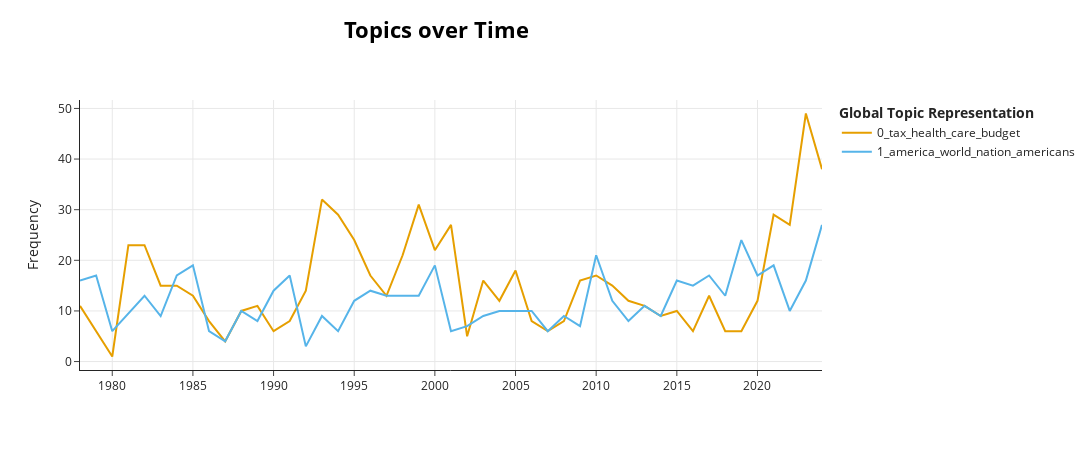

The notebook cell saved with this chart:
### Markdown cell above
1b. For **two** topics of your choosing, observe how they trend over time. Given what these topics are _supposed_ to be about, do they trend as you would expect (based on, for example, real-world factors such as the president's party or real-world events occurring around the time of the speech), or do they deviate from your expectations? For example, you might expect a topic related to "war" or "terrorism" to become very frequent in 2002.

Explain with a couple of paragraphs.

### Code cell
topics_over_time = model.topics_over_time(paragraphs, paragraph_years)
model.visualize_topics_over_time(topics_over_time, topics=[0,1])

### Figure 1 — Plotly figure (JSON) as saved in the notebook; plotly's stock layout.template omitted (floating-point values rounded to 4 significant figures)
{"data": [{"hoverinfo": "text", "hovertext": ["<b>Topic 0</b><br>Words: tax, federal, year, cut, budget", "<b>Topic 0</b><br>Words: effective, good, deficit, weed, noncontroversial", "<b>Topic 0</b><br>Words: balance, reduce, deficit, continue, federal", "<b>Topic 0</b><br>Words: tax, billion, programs, federal, program", "<b>Topic 0</b><br>Words: programs, federal, tax, government, billion", "<b>Topic 0</b><br>Words: spending, tax, deficits, budget, national", "<b>Topic 0</b><br>Words: spending, tax, government, taxes, growth", "<b>Topic 0</b><br>Words: tax, growth, reduce, government, federal", "<b>Topic 0</b><br>Words: tax, budget, federal, waste, meet", "<b>Topic 0</b><br>Words: welfare, budget, suggestions, illness, lets", "<b>Topic 0</b><br>Words: budget, federal, government, lets, deficits", "<b>Topic 0</b><br>Words: budget, priorities, deficit, care, freeze", "<b>Topic 0</b><br>Words: sullivan, healthcare, budget, deficit, gross", "<b>Topic 0</b><br>Words: programs, federal, budget, washington, spending", "<b>Topic 0</b><br>Words: health, tax, help, insurance, federal", "<b>Topic 0</b><br>Words: care, health, deficit, tax, plan", "<b>Topic 0</b><br>Words: health, care, welfare, insurance, work", "<b>Topic 0</b><br>Words: welfare, cut, work, health, care", "<b>Topic 0</b><br>Words: working, work, welfare, care, budget", "<b>Topic 0</b><br>Words: welfare, budget, health, aids, million", "<b>Topic 0</b><br>Words: care, child, tax, year, deficit", "<b>Topic 0</b><br>Words: social, security, medicare, surplus, care", "<b>Topic 0</b><br>Words: care, tax, children, health, credit", "<b>Topic 0</b><br>Words: tax, social, health, care, percent", "<b>Topic 0</b><br>Words: tax, security, thought, retirement, health", "<b>Topic 0</b><br>Words: aids, care, health, million, tax", "<b>Topic 0</b><br>Words: health, seniors, coverage, care, medicare", "<b>Topic 0</b><br>Words: social, security, retirement, benefits, health", "<b>Topic 0</b><br>Words: tax, health, care, insurance, social", "<b>Topic 0</b><br>Words: health, insurance, federal, tax, care", "<b>Topic 0</b><br>Words: health, tax, medical, taxes, relief", "<b>Topic 0</b><br>Words: health, care, budget, tax, deficit", "<b>Topic 0</b><br>Words: insurance, health, care, americans, deficit", "<b>Topic 0</b><br>Words: spending, deficit, health, willing, tax", "<b>Topic 0</b><br>Words: tax, youre, taxes, right, companies", "<b>Topic 0</b><br>Words: tax, deficit, care, cuts, reduction", "<b>Topic 0</b><br>Words: tax, health, insurance, help, work", "<b>Topic 0</b><br>Words: childcare, families, like, need, tax", "<b>Topic 0</b><br>Words: care, job, health, thats, make", "<b>Topic 0</b><br>Words: obamacare, health, insurance, americans, tax", "<b>Topic 0</b><br>Words: tax, drugs, terminal, generic, lets", "<b>Topic 0</b><br>Words: hiv, exact, patients, aids, years", "<b>Topic 0</b><br>Words: health, care, million, american, administration", "<b>Topic 0</b><br>Words: tax, care, pay, percent, health", "<b>Topic 0</b><br>Words: covid19, tax, tests, care, costs", "<b>Topic 0</b><br>Words: pay, medicare, tax, seniors, lets", "<b>Topic 0</b><br>Words: tax, pay, cut, big, health"], "marker": {"color": "#E69F00"}, "mode": "lines", "name": "0_tax_health_care_budget", "type": "scatter", "x": [1978, 1979, 1980, 1981, 1982, 1983, 1984, 1985, 1986, 1987, 1988, 1989, 1990, 1991, 1992, 1993, 1994, 1995, 1996, 1997, 1998, 1999, 2000, 2001, 2002, 2003, 2004, 2005, 2006, 2007, 2008, 2009, 2010, 2011, 2012, 2013, 2014, 2015, 2016, 2017, 2018, 2019, 2020, 2021, 2022, 2023, 2024], "y": [11, 6, 1, 23, 23, 15, 15, 13, 8, 4, 10, 11, 6, 8, 14, 32, 29, 24, 17, 13, 21, 31, 22, 27, 5, 16, 12, 18, 8, 6, 8, 16, 17, 15, 12, 11, 9, 10, 6, 13, 6, 6, 12, 29, 27, 49, 38]}, {"hoverinfo": "text", "hovertext": ["<b>Topic 1</b><br>Words: spirit, human, common, rights, policy", "<b>Topic 1</b><br>Words: world, rights, foundation, peace, equal", "<b>Topic 1</b><br>Words: peace, continue, world, rights, state", "<b>Topic 1</b><br>Words: americans, state, administration, preserved, rights", "<b>Topic 1</b><br>Words: freedom, strength, values, equity, america", "<b>Topic 1</b><br>Words: peace, america, faith, come, man", "<b>Topic 1</b><br>Words: freedom, great, dreams, revolution, spreading", "<b>Topic 1</b><br>Words: america, future, nation, work, dream", "<b>Topic 1</b><br>Words: central, nicaraguan, america, sandinistas, tested", "<b>Topic 1</b><br>Words: freedom, democratic, sandinistas, revolution, democracy", "<b>Topic 1</b><br>Words: america, future, eyes, talked, globe", "<b>Topic 1</b><br>Words: world, idea, america, state, american", "<b>Topic 1</b><br>Words: world, freedom, struggle, america, know", "<b>Topic 1</b><br>Words: reform, pursuit, failed, leader, special", "<b>Topic 1</b><br>Words: lobbying, wish, direction, passing, reform", "<b>Topic 1</b><br>Words: heritage, finance, influence, interests, world", "<b>Topic 1</b><br>Words: aliens, lobbyists, illegal, citizens, stop", "<b>Topic 1</b><br>Words: challenges, state, america, immigrants, nation", "<b>Topic 1</b><br>Words: america, world, americans, 1000, days", "<b>Topic 1</b><br>Words: america, century, 21st, world, new", "<b>Topic 1</b><br>Words: century, america, racial, american, 21st", "<b>Topic 1</b><br>Words: america, community, nation, americans, new", "<b>Topic 1</b><br>Words: tone, courage, judged, accomplish, freedom", "<b>Topic 1</b><br>Words: freedoms, free, america, creed, stand", "<b>Topic 1</b><br>Words: peace, world, nation, sparing, war", "<b>Topic 1</b><br>Words: marriage, temporaryworker, cause, nation, america", "<b>Topic 1</b><br>Words: freedom, dream, americans, world, gray", "<b>Topic 1</b><br>Words: freedom, world, america, democracies, nation", "<b>Topic 1</b><br>Words: border, immigration, country, laws, secure", "<b>Topic 1</b><br>Words: liberty, nation, border, seen, trust", "<b>Topic 1</b><br>Words: times, know, words, inspiration, tell", "<b>Topic 1</b><br>Words: values, nation, america, american, lobbyists", "<b>Topic 1</b><br>Words: tucson, know, deserve, apart, nation", "<b>Topic 1</b><br>Words: simple, values, immigration, illegal, equal", "<b>Topic 1</b><br>Words: expect, reform, stronger, immigration, time", "<b>Topic 1</b><br>Words: make, lets, america, women, immigration", "<b>Topic 1</b><br>Words: america, thats, politics, better, ive", "<b>Topic 1</b><br>Words: thats, america, better, american, change", "<b>Topic 1</b><br>Words: immigration, america, american, nations, dreams", "<b>Topic 1</b><br>Words: immigration, pillar, america, american, country", "<b>Topic 1</b><br>Words: border, illegal, america, immigration, southern", "<b>Topic 1</b><br>Words: world, completed, america, border, american", "<b>Topic 1</b><br>Words: america, immigration, americans, pass, days", "<b>Topic 1</b><br>Words: americans, generation, state, nation, liberty", "<b>Topic 1</b><br>Words: nation, act, sake, strong, pass", "<b>Topic 1</b><br>Words: border, america, came, im, americans"], "marker": {"color": "#56B4E9"}, "mode": "lines", "name": "1_america_world_nation_americans", "type": "scatter", "x": [1978, 1979, 1980, 1982, 1983, 1984, 1985, 1986, 1987, 1988, 1989, 1990, 1991, 1992, 1993, 1994, 1995, 1996, 1997, 1998, 1999, 2000, 2001, 2002, 2003, 2004, 2005, 2006, 2007, 2008, 2009, 2010, 2011, 2012, 2013, 2014, 2015, 2016, 2017, 2018, 2019, 2020, 2021, 2022, 2023, 2024], "y": [16, 17, 6, 13, 9, 17, 19, 6, 4, 10, 8, 14, 17, 3, 9, 6, 12, 14, 13, 13, 13, 19, 6, 7, 9, 10, 10, 10, 6, 9, 7, 21, 12, 8, 11, 9, 16, 15, 17, 13, 24, 17, 19, 10, 16, 27]}], "layout": {"height": 450, "hoverlabel": {"bgcolor": "white", "font": {"family": "Rockwell", "size": 16}}, "legend": {"title": {"text": "<b>Global Topic Representation"}}, "title": {"font": {"color": "Black", "size": 22}, "text": "<b>Topics over Time</b>", "x": 0.4, "xanchor": "center", "y": 0.95, "yanchor": "top"}, "width": 1250, "xaxis": {"showgrid": true}, "yaxis": {"showgrid": true, "title": {"text": "Frequency"}}}}
